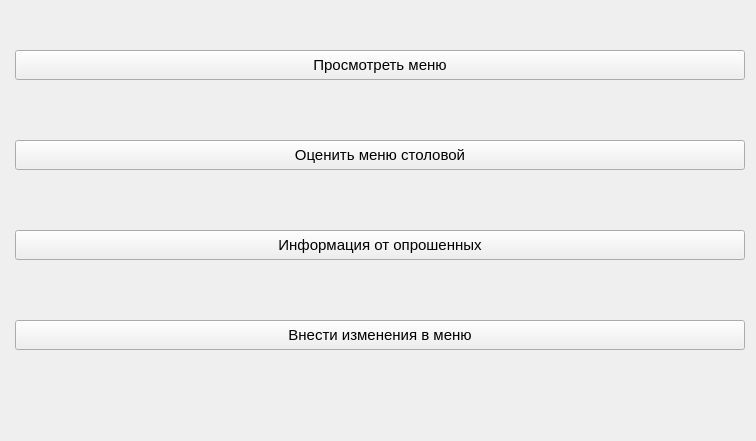
<?xml version="1.0" encoding="UTF-8"?>
<ui version="4.0">
 <class>Form</class>
 <widget class="QWidget" name="Form">
  <property name="geometry">
   <rect>
    <x>0</x>
    <y>0</y>
    <width>756</width>
    <height>441</height>
   </rect>
  </property>
  <property name="windowTitle">
   <string>Form</string>
  </property>
  <widget class="QPushButton" name="info">
   <property name="geometry">
    <rect>
     <x>15</x>
     <y>230</y>
     <width>730</width>
     <height>30</height>
    </rect>
   </property>
   <property name="minimumSize">
    <size>
     <width>0</width>
     <height>30</height>
    </size>
   </property>
   <property name="font">
    <font>
     <pointsize>11</pointsize>
    </font>
   </property>
   <property name="text">
    <string>Информация от опрошенных</string>
   </property>
  </widget>
  <widget class="QPushButton" name="assess">
   <property name="geometry">
    <rect>
     <x>15</x>
     <y>140</y>
     <width>730</width>
     <height>30</height>
    </rect>
   </property>
   <property name="minimumSize">
    <size>
     <width>0</width>
     <height>30</height>
    </size>
   </property>
   <property name="font">
    <font>
     <pointsize>11</pointsize>
    </font>
   </property>
   <property name="text">
    <string>Оценить меню столовой</string>
   </property>
  </widget>
  <widget class="QPushButton" name="menu">
   <property name="geometry">
    <rect>
     <x>15</x>
     <y>50</y>
     <width>730</width>
     <height>30</height>
    </rect>
   </property>
   <property name="minimumSize">
    <size>
     <width>0</width>
     <height>30</height>
    </size>
   </property>
   <property name="font">
    <font>
     <pointsize>11</pointsize>
    </font>
   </property>
   <property name="text">
    <string>Просмотреть меню</string>
   </property>
  </widget>
  <widget class="QPushButton" name="changes">
   <property name="geometry">
    <rect>
     <x>15</x>
     <y>320</y>
     <width>730</width>
     <height>30</height>
    </rect>
   </property>
   <property name="minimumSize">
    <size>
     <width>0</width>
     <height>30</height>
    </size>
   </property>
   <property name="font">
    <font>
     <pointsize>11</pointsize>
    </font>
   </property>
   <property name="text">
    <string>Внести изменения в меню</string>
   </property>
  </widget>
 </widget>
 <resources/>
 <connections/>
</ui>
